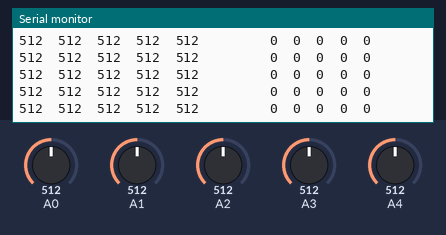
Simulated run of this sketch. Board: Arduino Uno, built with avr-gcc and run on an emulated ATmega328P. On the bench: the last lines printed to the serial monitor. The inputs (shaded band) are chosen by the test bench; at power-on: A0 = 512, A2 = 512, A1 = 512, A3 = 512, A4 = 512.

Above: at 1.2 s.
1.3 s: A0 set to 517
At 2.0 s:
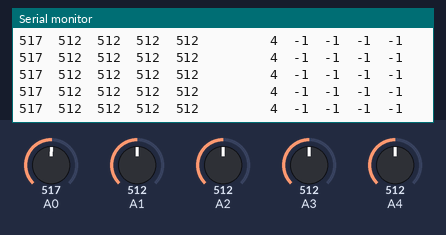
7.3 s: A2 set to 457
At 8.1 s:
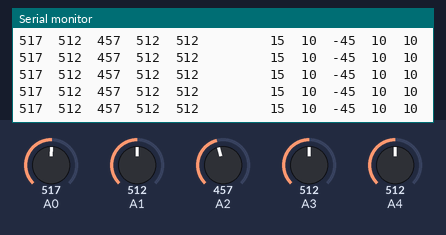
10.3 s: A2 set to 423
Timing chart, 0 to 11.3 s (numbered marks = the images above; inputs shaded):
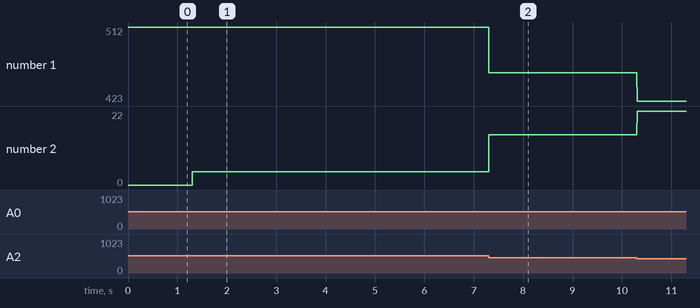

Measured:
- after the input at 1.3 s, the serial monitor: prints a new line at once (image 1)
- after the input at 7.3 s, the serial monitor: prints a new line at once (image 2)
- plotted number 1: 512 → 457 after the input at 7.3 s, 457 → 423 after the input at 10.3 s
- plotted number 2: 0 → 4 after the input at 1.3 s, 4 → 15 after the input at 7.3 s, 15 → 22 after the input at 10.3 s

The sketch:

reflectSensorTestOct16.ino
```cpp
void setup() {
  Serial.begin(115200);
}

// the loop routine runs over and over again forever:
void loop() {
  int s1 = analogRead(A0);
  int s2 = analogRead(A1);
  int s3 = analogRead(A2);
  int s4 = analogRead(A3);
  int s5 = analogRead(A4);

  int mean = (s1+s2+s3+s4+s5)/5;

//    Serial.print("Sensor 1");
  Serial.print(s1); Serial.print("  ");
//  Serial.print("Sensor 2");
  Serial.print(s2); Serial.print("  ");
//  Serial.print("Sensor 3");
  Serial.print(s3); Serial.print("  ");
//  Serial.print("Sensor 4");
  Serial.print(s4); Serial.print("  ");
//  Serial.print("Sensor 5");
  Serial.print(s5); Serial.print("  ");
  Serial.print("       ");
  Serial.print(s1-mean); Serial.print("  ");
  Serial.print(s2-mean); Serial.print("  ");
  Serial.print(s3-mean); Serial.print("  ");
  Serial.print(s4-mean); Serial.print("  ");
  Serial.print(s5-mean); Serial.print("  ");

  Serial.println();


  delay(1);        // delay in between reads for stability
}
```
